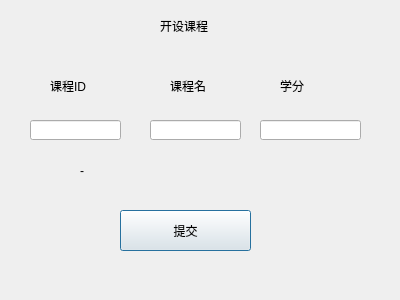
<?xml version="1.0" encoding="UTF-8"?>
<ui version="4.0">
 <class>t_6</class>
 <widget class="QDialog" name="t_6">
  <property name="geometry">
   <rect>
    <x>0</x>
    <y>0</y>
    <width>400</width>
    <height>300</height>
   </rect>
  </property>
  <property name="windowTitle">
   <string>Dialog</string>
  </property>
  <widget class="QLabel" name="label">
   <property name="geometry">
    <rect>
     <x>160</x>
     <y>20</y>
     <width>54</width>
     <height>12</height>
    </rect>
   </property>
   <property name="text">
    <string>开设课程</string>
   </property>
  </widget>
  <widget class="QLabel" name="label_2">
   <property name="geometry">
    <rect>
     <x>50</x>
     <y>80</y>
     <width>54</width>
     <height>12</height>
    </rect>
   </property>
   <property name="text">
    <string>课程ID</string>
   </property>
  </widget>
  <widget class="QLabel" name="label_3">
   <property name="geometry">
    <rect>
     <x>170</x>
     <y>80</y>
     <width>54</width>
     <height>12</height>
    </rect>
   </property>
   <property name="text">
    <string>课程名</string>
   </property>
  </widget>
  <widget class="QLineEdit" name="lineEdit">
   <property name="geometry">
    <rect>
     <x>30</x>
     <y>120</y>
     <width>91</width>
     <height>20</height>
    </rect>
   </property>
  </widget>
  <widget class="QLineEdit" name="lineEdit_3">
   <property name="geometry">
    <rect>
     <x>260</x>
     <y>120</y>
     <width>101</width>
     <height>20</height>
    </rect>
   </property>
  </widget>
  <widget class="QLabel" name="label_4">
   <property name="geometry">
    <rect>
     <x>280</x>
     <y>80</y>
     <width>54</width>
     <height>12</height>
    </rect>
   </property>
   <property name="text">
    <string>学分</string>
   </property>
  </widget>
  <widget class="QLineEdit" name="lineEdit_2">
   <property name="geometry">
    <rect>
     <x>150</x>
     <y>120</y>
     <width>91</width>
     <height>20</height>
    </rect>
   </property>
  </widget>
  <widget class="QPushButton" name="pushButton">
   <property name="geometry">
    <rect>
     <x>120</x>
     <y>210</y>
     <width>131</width>
     <height>41</height>
    </rect>
   </property>
   <property name="text">
    <string>提交</string>
   </property>
  </widget>
  <widget class="QLabel" name="label_5">
   <property name="geometry">
    <rect>
     <x>80</x>
     <y>160</y>
     <width>201</width>
     <height>21</height>
    </rect>
   </property>
   <property name="text">
    <string>-</string>
   </property>
  </widget>
 </widget>
 <resources/>
 <connections/>
</ui>
